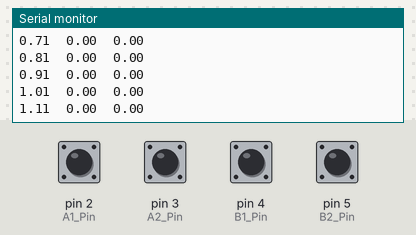
Simulated run of this sketch. Board: Arduino Uno, built with avr-gcc and run on an emulated ATmega328P. On the bench: the last lines printed to the serial monitor. The test bench sets the inputs (shaded band); at power-on: pin 2 (A1_Pin), pin 3 (A2_Pin), pin 4 (B1_Pin), pin 5 (B2_Pin) HIGH.

Above: at 1.2 s.
1.3 s: pin 2 (A1_Pin) pulled LOW for 0.15 s
At 1.32 s:
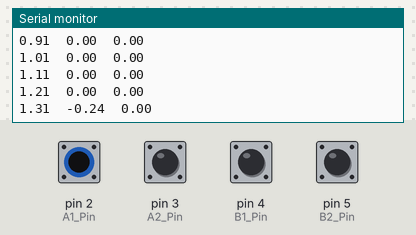
2.9 s: pin 3 (A2_Pin) pulled LOW for 0.15 s
At 2.94 s:
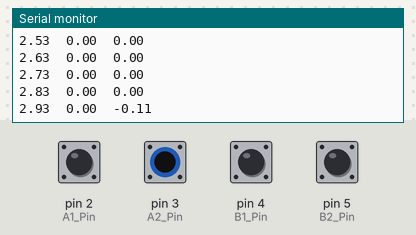
6.0 s: pin 2 (A1_Pin) pulled LOW for 1 s
At 6.07 s:
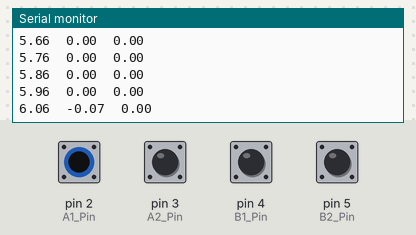
8.5 s: pin 3 (A2_Pin) pulled LOW for 1 s
At 8.59 s:
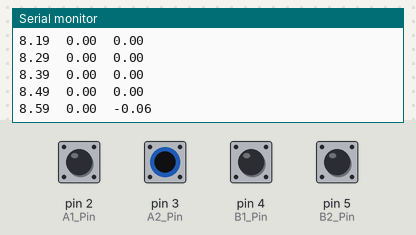
Timing chart, 0 to 11.5 s (numbered marks = the images above; inputs shaded):
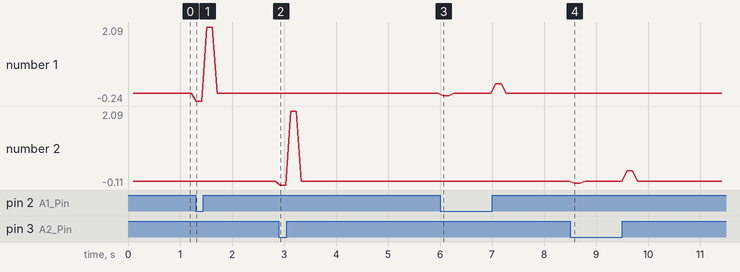

The sketch:

Two_Encoders_Read.ino
```cpp
/* Name: Linlee Morrison | EENG350 | Assignment 2: Two Encoders Read

   Purpose: To print either the position of the two "wheels", the current velocity of each of the "wheels", or the x distance, y distance, and angle of the robot.
            Using the velocity functionality, the output to the serial monitor can be copied into the accompanying "animation_robot2.m" file to create an animation of the robot.

   How to Use: Hook up both rotary encoders + and GND to power and ground, and then SW --> nothing, DT1 --> 2 and CLK1 --> 4, DT2 --> 3 and CLK2 --> 5

*/

const int A1_Pin = 2;                   //channel A of encoder 1 is plugged into digital pin 2, for interrupts
const int A2_Pin = 3;                   //channel A of encoder 2 is plugged into digital pin 3, for interrupts
const int B1_Pin = 4;                   //channel B of encoder 1 is plugged into digital 4
const int B2_Pin = 5;                   //channel B of encoder 2 is plugged into digital 5

int channelA1 = 0;                      // global variables for default values of channels A and B for both encoders
int channelB1 = 0;
int channelA2 = 0;
int channelB2 = 0;

const float pi = 3.14;
const float N = 40.0;                   // total counts for one complete rotation
const float r = 0.05;                   // wheel radius
const float b = 0.1;                    // wheel baseline (distance between wheels)

volatile double position1 = 0.0;        // global variables to keep track of current and past positions of both encoders
volatile double oldPosition1 = 0.0;
volatile double position2 = 0.0;
volatile double oldPosition2 = 0.0;

double phi_old = 0.0;                   // default angle, position variables
double x_old = 0.0;
double y_old = 0.0;

volatile double velocity1 = 0.0;        // velocities of both wheels, set in interrupts
volatile double velocity2 = 0.0;

unsigned long previousTime = 0;         // for loop timer in main
unsigned long timer1Flag = 0;           // checked in main loop to see when encoder1CompareISR was called last
unsigned long timer2Flag = 0;           // checked in main loop to see when encoder2CompareISR was called last


// ISR for Encoder 1 ------------------------------
void encoder1CompareISR() {             // tied to A1_Pin, called when A changes
  static unsigned long lastCall = 0;    // creates a variable to keep track of the last time the ISR was called (via A_pin changing)
  unsigned long newCall = micros();     // assigns the current run time of the program to a variable marking the timestamp of the current call, in microseconds
  static int counter1 = 0;              // New counter just for rotations of encoder 1
  int direction1 = 0;                   // Used for determining positive/negative velocity

  timer1Flag = newCall * pow(10, -3);   // Keeps track of the last time (in milliseconds) the ISR was called to be used in main

  if (newCall - lastCall > 50000) {     // see if the difference between the calls is more than 50ms to eliminate bouncing
    channelA1 = digitalRead(A1_Pin);    // Read values from the two channels
    channelB1 = digitalRead(B1_Pin);

    if (channelA1 == channelB1) {       //given that A is changing, clockwise 2 counts, set direction to positive
      counter1 += 2;
      direction1 = 1;
    } else {                            // A and B are different, counterclockwise 2 counts, set direction to negative
      counter1 -= 2;
      direction1 = -1;
    }

    position1 = (counter1 * 2.0 * pi ) / N;                                             // calculate position in radians
    velocity1 = (4.0 * pi * direction1) / ((newCall - lastCall) * pow(10, -6) * N);     // calculate velocity using difference between interrupt call times
  }
  lastCall = newCall;                  // sets time of the last ISR call to the current call time
}

// ISR for Encoder 2 ------------------------------
void encoder2CompareISR() {             // tied to A2_Pin, called when A changes, everything else is the same as the other ISR except applied to encoder 2
  static unsigned long lastCall = 0;
  unsigned long newCall = micros();
  static int counter2 = 0;
  int direction2 = 0;

  timer2Flag = newCall * pow(10, -3);

  if (newCall - lastCall > 70000) {     // currently a slightly longer debouncing time because this encoder is worse
    channelA2 = digitalRead(A2_Pin);
    channelB2 = digitalRead(B2_Pin);

    if (channelA2 == channelB2) {
      counter2 += 2;
      direction2 = 1;
    } else {
      counter2 -= 2;
      direction2 = -1;
    }

    position2 = (counter2 * 2.0 * pi ) / N;
    velocity2 = (4.0 * pi * direction2) / ((newCall - lastCall) * pow(10, -6) * N);
  }
  lastCall = newCall;

}

// Setup -------------------------------------------
void setup() {
  Serial.begin(9600);                   // set up serial communications, baud 9600

  pinMode(A1_Pin, INPUT_PULLUP);        // Configures A and B to have pullup resistors (HIGH when disconnected, LOW when connected)
  pinMode(B1_Pin, INPUT_PULLUP);
  pinMode(A2_Pin, INPUT_PULLUP);
  pinMode(B2_Pin, INPUT_PULLUP);

  attachInterrupt(digitalPinToInterrupt(A1_Pin), encoder1CompareISR, CHANGE); // interrupt triggers when channel A1 changes
  attachInterrupt(digitalPinToInterrupt(A2_Pin), encoder2CompareISR, CHANGE); // interrupt triggers when channel A2 changes
}

// Main Loop ---------------------------------------
void loop() {
  unsigned long timeNow = millis();              // We're using the millis() function this time around to get away from the blocking delay() function

  // Uncomment me to see x, y, and phi values
  /*if ( (timeNow - previousTime) > 1000 ) {     // Values are checked every 1s
    previousTime = timeNow;

    double deltaP1 = position1 - oldPosition1;   // Calculate the change in positions of both "wheels"
    double deltaP2 = position2 - oldPosition2;

    Serial.print( xDistance(deltaP1, deltaP2) ); // Print out the x, y, and phi values of the robot, using values from the x, y, and phi helper functions
    Serial.print("        ");
    Serial.print( yDistance(deltaP1, deltaP2) );
    Serial.print("        ");
    Serial.println( anglePhi(deltaP1, deltaP2) );

    oldPosition1 = position1;                     // Set the previous position to the current position to get new deltaPs
    oldPosition2 = position2;
    }*/

  // Uncomment me to see time and left and right velocity values (for MATLAB animation)
  if ( (timeNow - previousTime) > 100 ) {         // Values are checked every 100ms
    previousTime = timeNow;
    double t = timeNow * pow(10, -3);             // Create a time variable that will display the time this function was called in seconds

    if (timeNow - timer1Flag > 250) {             // Check when the last time encoder1CompareISR was called
      velocity1 = 0;                              // Set the velocity of that encoder to 0 if it has been more than 250ms since the ISR was called (encoder hasn't moved in +250ms)
    }
    if (timeNow - timer2Flag > 250) {             // Do the same thing for encoder2CompareISR
      velocity2 = 0;
    }

    Serial.print(t);                              //prints time in seconds and velocities of the left and right wheels, separated by tabs
    Serial.print("\t");
    Serial.print(velocity1);
    Serial.print("\t");
    Serial.println(velocity2);

  }

}

// Helper functions for x, y, and phi calculations --------------------------------
double xDistance(double delta_dl, double delta_dr) {
  double x_new = x_old + cos(phi_old) * (delta_dl + delta_dr) / 2.0; // Take an Euler approximation
  x_old = x_new;                                                     // update variable
  return x_new;                                                      // return value to be printed
}

double yDistance(double delta_dl, double delta_dr) {
  double y_new = y_old + sin(phi_old) * (delta_dl + delta_dr) / 2.0;
  y_old = y_new;
  return y_new;
}

double anglePhi(double delta_dl, double delta_dr) {
  double phi_new = phi_old + (r / b) * (delta_dl - delta_dr);
  phi_old = phi_new;
  return phi_new;
}
```

Measured:
- after the input at 1.3 s, the serial monitor: prints a new line at once (image 1)
- after the input at 2.9 s, the serial monitor: prints a new line at once (image 2)
- after the input at 6.0 s, the serial monitor: prints a new line after 0.06 s (image 3)
- after the input at 8.5 s, the serial monitor: prints a new line after 0.09 s (image 4)
